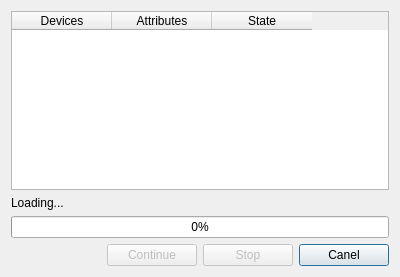
<?xml version="1.0" encoding="UTF-8"?>
<ui version="4.0">
 <class>ProgressDialog</class>
 <widget class="QDialog" name="ProgressDialog">
  <property name="geometry">
   <rect>
    <x>0</x>
    <y>0</y>
    <width>400</width>
    <height>277</height>
   </rect>
  </property>
  <property name="maximumSize">
   <size>
    <width>16777215</width>
    <height>16777215</height>
   </size>
  </property>
  <property name="windowTitle">
   <string>Progress Dialog</string>
  </property>
  <layout class="QGridLayout" name="gridLayout">
   <item row="1" column="0" colspan="4">
    <widget class="QLabel" name="label">
     <property name="sizePolicy">
      <sizepolicy hsizetype="Preferred" vsizetype="Preferred">
       <horstretch>100</horstretch>
       <verstretch>0</verstretch>
      </sizepolicy>
     </property>
     <property name="maximumSize">
      <size>
       <width>16777215</width>
       <height>16777215</height>
      </size>
     </property>
     <property name="text">
      <string>Loading...</string>
     </property>
    </widget>
   </item>
   <item row="4" column="3">
    <widget class="QPushButton" name="canelButton">
     <property name="text">
      <string>Canel</string>
     </property>
    </widget>
   </item>
   <item row="2" column="0" colspan="4">
    <widget class="QProgressBar" name="progressBar">
     <property name="value">
      <number>0</number>
     </property>
    </widget>
   </item>
   <item row="4" column="2">
    <widget class="QPushButton" name="stopButton">
     <property name="enabled">
      <bool>false</bool>
     </property>
     <property name="text">
      <string>Stop</string>
     </property>
    </widget>
   </item>
   <item row="0" column="0" colspan="4">
    <widget class="QTableWidget" name="tableWidget">
     <property name="selectionMode">
      <enum>QAbstractItemView::NoSelection</enum>
     </property>
     <attribute name="horizontalHeaderDefaultSectionSize">
      <number>100</number>
     </attribute>
     <column>
      <property name="text">
       <string>Devices</string>
      </property>
     </column>
     <column>
      <property name="text">
       <string>Attributes</string>
      </property>
     </column>
     <column>
      <property name="text">
       <string>State</string>
      </property>
     </column>
    </widget>
   </item>
   <item row="4" column="1">
    <widget class="QPushButton" name="continueButton">
     <property name="enabled">
      <bool>false</bool>
     </property>
     <property name="text">
      <string>Continue</string>
     </property>
    </widget>
   </item>
   <item row="4" column="0">
    <spacer name="horizontalSpacer">
     <property name="orientation">
      <enum>Qt::Horizontal</enum>
     </property>
     <property name="sizeHint" stdset="0">
      <size>
       <width>40</width>
       <height>20</height>
      </size>
     </property>
    </spacer>
   </item>
  </layout>
 </widget>
 <resources/>
 <connections/>
</ui>
